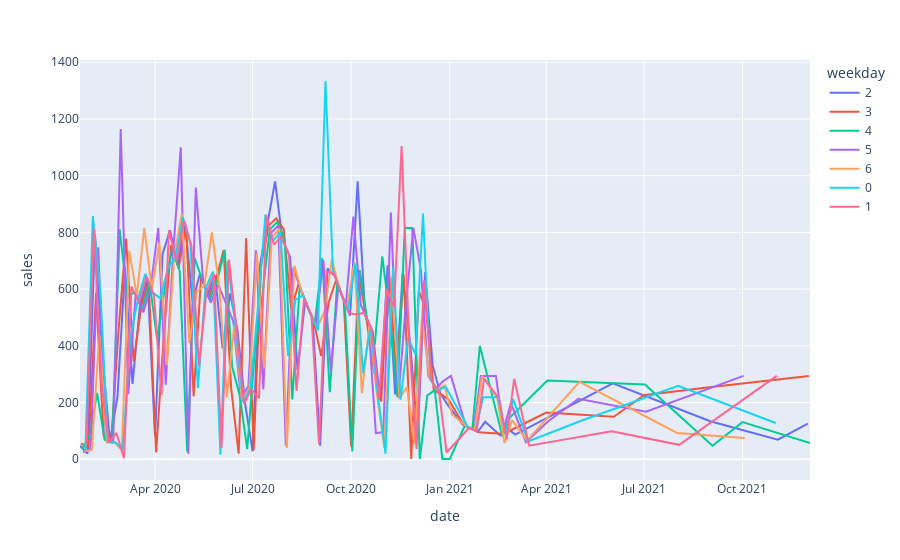

Notebook cell for this chart:
### Code cell
cov_eda = cov[cov.wh_id == 1][['date','sales']]
cov_eda.loc[:,'weekday']=cov.date.dt.weekday.astype('object')
px.line(cov_eda,x='date',y='sales',color='weekday')
